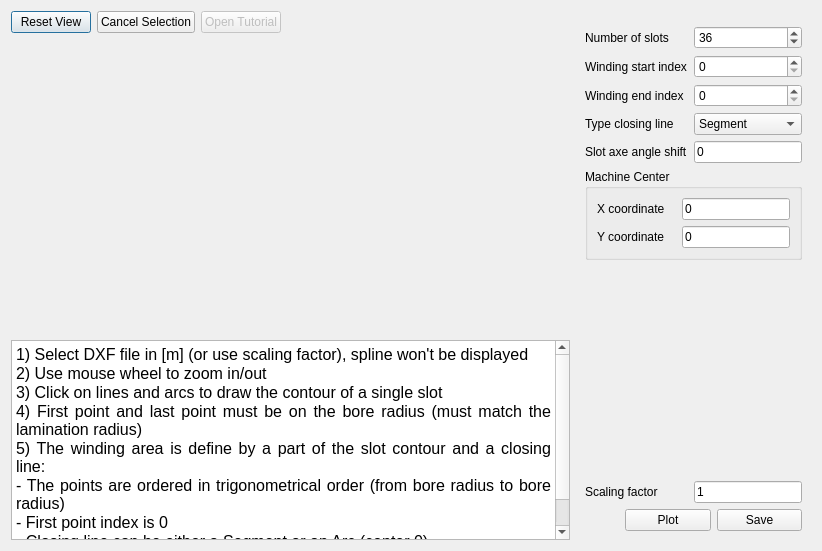
<?xml version="1.0" encoding="UTF-8"?>
<ui version="4.0">
 <class>DXF_Slot</class>
 <widget class="QDialog" name="DXF_Slot">
  <property name="geometry">
   <rect>
    <x>0</x>
    <y>0</y>
    <width>822</width>
    <height>551</height>
   </rect>
  </property>
  <property name="windowTitle">
   <string>Define Slot from DXF</string>
  </property>
  <property name="windowIcon">
   <iconset resource="../Resources/pyleecan.qrc">
    <normaloff>:/images/images/icon/pyleecan_64.png</normaloff>:/images/images/icon/pyleecan_64.png</iconset>
  </property>
  <layout class="QGridLayout" name="gridLayout_3">
   <item row="0" column="0">
    <layout class="QHBoxLayout" name="horizontalLayout">
     <item>
      <widget class="QPushButton" name="b_reset">
       <property name="text">
        <string>Reset View</string>
       </property>
      </widget>
     </item>
     <item>
      <widget class="QPushButton" name="b_cancel">
       <property name="text">
        <string>Cancel Selection</string>
       </property>
      </widget>
     </item>
     <item>
      <widget class="QPushButton" name="b_tuto">
       <property name="enabled">
        <bool>false</bool>
       </property>
       <property name="text">
        <string>Open Tutorial</string>
       </property>
      </widget>
     </item>
     <item>
      <spacer name="horizontalSpacer_2">
       <property name="orientation">
        <enum>Qt::Horizontal</enum>
       </property>
       <property name="sizeHint" stdset="0">
        <size>
         <width>40</width>
         <height>20</height>
        </size>
       </property>
      </spacer>
     </item>
    </layout>
   </item>
   <item row="0" column="1" rowspan="3">
    <widget class="QWidget" name="widget" native="true">
     <property name="maximumSize">
      <size>
       <width>400</width>
       <height>16777215</height>
      </size>
     </property>
     <layout class="QVBoxLayout" name="verticalLayout">
      <item>
       <widget class="WPathSelector" name="w_path_selector" native="true">
        <property name="sizePolicy">
         <sizepolicy hsizetype="Fixed" vsizetype="Preferred">
          <horstretch>0</horstretch>
          <verstretch>0</verstretch>
         </sizepolicy>
        </property>
       </widget>
      </item>
      <item>
       <layout class="QGridLayout" name="gridLayout">
        <item row="0" column="0">
         <widget class="QLabel" name="in_Zs">
          <property name="text">
           <string>Number of slots</string>
          </property>
         </widget>
        </item>
        <item row="0" column="1">
         <widget class="QSpinBox" name="si_Zs">
          <property name="sizePolicy">
           <sizepolicy hsizetype="Preferred" vsizetype="Preferred">
            <horstretch>0</horstretch>
            <verstretch>0</verstretch>
           </sizepolicy>
          </property>
          <property name="minimum">
           <number>1</number>
          </property>
          <property name="maximum">
           <number>1000</number>
          </property>
          <property name="singleStep">
           <number>0</number>
          </property>
          <property name="value">
           <number>36</number>
          </property>
         </widget>
        </item>
        <item row="1" column="0">
         <widget class="QLabel" name="in_wind_begin_index">
          <property name="text">
           <string>Winding start index</string>
          </property>
         </widget>
        </item>
        <item row="1" column="1">
         <widget class="QSpinBox" name="si_wind_begin_index"/>
        </item>
        <item row="2" column="0">
         <widget class="QLabel" name="in_wind_end_index">
          <property name="text">
           <string>Winding end index</string>
          </property>
         </widget>
        </item>
        <item row="2" column="1">
         <widget class="QSpinBox" name="si_wind_end_index"/>
        </item>
        <item row="3" column="0">
         <widget class="QLabel" name="in_type_line">
          <property name="text">
           <string>Type closing line</string>
          </property>
         </widget>
        </item>
        <item row="3" column="1">
         <widget class="QComboBox" name="c_type_line">
          <item>
           <property name="text">
            <string>Segment</string>
           </property>
          </item>
          <item>
           <property name="text">
            <string>Arc1</string>
           </property>
          </item>
         </widget>
        </item>
        <item row="4" column="0">
         <widget class="QLabel" name="in_axe_angle">
          <property name="text">
           <string>Slot axe angle shift</string>
          </property>
         </widget>
        </item>
        <item row="4" column="1">
         <widget class="FloatEdit" name="lf_axe_angle">
          <property name="sizePolicy">
           <sizepolicy hsizetype="Minimum" vsizetype="Fixed">
            <horstretch>0</horstretch>
            <verstretch>0</verstretch>
           </sizepolicy>
          </property>
          <property name="text">
           <string>0</string>
          </property>
         </widget>
        </item>
       </layout>
      </item>
      <item>
       <widget class="QGroupBox" name="g_center">
        <property name="title">
         <string>Machine Center</string>
        </property>
        <layout class="QGridLayout" name="gridLayout_2">
         <item row="0" column="0">
          <widget class="QLabel" name="in_coord_center_X">
           <property name="text">
            <string>X coordinate</string>
           </property>
          </widget>
         </item>
         <item row="0" column="1">
          <widget class="FloatEdit" name="lf_center_x">
           <property name="sizePolicy">
            <sizepolicy hsizetype="Fixed" vsizetype="Fixed">
             <horstretch>0</horstretch>
             <verstretch>0</verstretch>
            </sizepolicy>
           </property>
           <property name="text">
            <string>0</string>
           </property>
          </widget>
         </item>
         <item row="1" column="0">
          <widget class="QLabel" name="in_coord_center_Y">
           <property name="text">
            <string>Y coordinate</string>
           </property>
          </widget>
         </item>
         <item row="1" column="1">
          <widget class="FloatEdit" name="lf_center_y">
           <property name="enabled">
            <bool>true</bool>
           </property>
           <property name="sizePolicy">
            <sizepolicy hsizetype="Fixed" vsizetype="Fixed">
             <horstretch>0</horstretch>
             <verstretch>0</verstretch>
            </sizepolicy>
           </property>
           <property name="maximumSize">
            <size>
             <width>16777215</width>
             <height>16777215</height>
            </size>
           </property>
           <property name="text">
            <string>0</string>
           </property>
          </widget>
         </item>
        </layout>
       </widget>
      </item>
      <item>
       <spacer name="verticalSpacer">
        <property name="orientation">
         <enum>Qt::Vertical</enum>
        </property>
        <property name="sizeHint" stdset="0">
         <size>
          <width>20</width>
          <height>40</height>
         </size>
        </property>
       </spacer>
      </item>
      <item>
       <layout class="QHBoxLayout" name="horizontalLayout_4">
        <item>
         <widget class="QLabel" name="in_scaling">
          <property name="text">
           <string>Scaling factor</string>
          </property>
         </widget>
        </item>
        <item>
         <widget class="FloatEdit" name="lf_scaling">
          <property name="sizePolicy">
           <sizepolicy hsizetype="Fixed" vsizetype="Fixed">
            <horstretch>0</horstretch>
            <verstretch>0</verstretch>
           </sizepolicy>
          </property>
          <property name="text">
           <string>1</string>
          </property>
         </widget>
        </item>
       </layout>
      </item>
      <item>
       <layout class="QHBoxLayout" name="horizontalLayout_2">
        <property name="sizeConstraint">
         <enum>QLayout::SetFixedSize</enum>
        </property>
        <item>
         <spacer name="horizontalSpacer">
          <property name="orientation">
           <enum>Qt::Horizontal</enum>
          </property>
          <property name="sizeType">
           <enum>QSizePolicy::Fixed</enum>
          </property>
          <property name="sizeHint" stdset="0">
           <size>
            <width>40</width>
            <height>20</height>
           </size>
          </property>
         </spacer>
        </item>
        <item>
         <widget class="QPushButton" name="b_plot">
          <property name="text">
           <string>Plot</string>
          </property>
         </widget>
        </item>
        <item>
         <widget class="QPushButton" name="b_save">
          <property name="text">
           <string>Save</string>
          </property>
         </widget>
        </item>
       </layout>
      </item>
     </layout>
    </widget>
   </item>
   <item row="1" column="0">
    <layout class="QVBoxLayout" name="w_viewer">
     <item>
      <spacer name="verticalSpacer_2">
       <property name="orientation">
        <enum>Qt::Vertical</enum>
       </property>
       <property name="sizeHint" stdset="0">
        <size>
         <width>20</width>
         <height>40</height>
        </size>
       </property>
      </spacer>
     </item>
    </layout>
   </item>
   <item row="2" column="0">
    <widget class="QTextBrowser" name="textBrowser">
     <property name="maximumSize">
      <size>
       <width>16777215</width>
       <height>200</height>
      </size>
     </property>
     <property name="html">
      <string>&lt;!DOCTYPE HTML PUBLIC &quot;-//W3C//DTD HTML 4.0//EN&quot; &quot;http://www.w3.org/TR/REC-html40/strict.dtd&quot;&gt;
&lt;html&gt;&lt;head&gt;&lt;meta name=&quot;qrichtext&quot; content=&quot;1&quot; /&gt;&lt;style type=&quot;text/css&quot;&gt;
p, li { white-space: pre-wrap; }
&lt;/style&gt;&lt;/head&gt;&lt;body style=&quot; font-family:'MS Shell Dlg 2'; font-size:7.8pt; font-weight:400; font-style:normal;&quot;&gt;
&lt;p align=&quot;justify&quot; style=&quot; margin-top:0px; margin-bottom:0px; margin-left:0px; margin-right:0px; -qt-block-indent:0; text-indent:0px;&quot;&gt;&lt;span style=&quot; font-family:'MS Shell Dlg 2'; font-size:12pt;&quot;&gt;1) Select DXF file in [m] (or use scaling factor), spline won't be displayed&lt;/span&gt;&lt;/p&gt;
&lt;p align=&quot;justify&quot; style=&quot; margin-top:0px; margin-bottom:0px; margin-left:0px; margin-right:0px; -qt-block-indent:0; text-indent:0px;&quot;&gt;&lt;span style=&quot; font-family:'MS Shell Dlg 2'; font-size:12pt;&quot;&gt;2) Use mouse wheel to zoom in/out&lt;/span&gt;&lt;/p&gt;
&lt;p align=&quot;justify&quot; style=&quot; margin-top:0px; margin-bottom:0px; margin-left:0px; margin-right:0px; -qt-block-indent:0; text-indent:0px;&quot;&gt;&lt;span style=&quot; font-family:'MS Shell Dlg 2'; font-size:12pt;&quot;&gt;3) Click on lines and arcs to draw the contour of a single slot&lt;/span&gt;&lt;/p&gt;
&lt;p align=&quot;justify&quot; style=&quot; margin-top:0px; margin-bottom:0px; margin-left:0px; margin-right:0px; -qt-block-indent:0; text-indent:0px;&quot;&gt;&lt;span style=&quot; font-family:'MS Shell Dlg 2'; font-size:12pt;&quot;&gt;4) First point and last point must be on the bore radius (must match the lamination radius)&lt;/span&gt;&lt;/p&gt;
&lt;p align=&quot;justify&quot; style=&quot; margin-top:0px; margin-bottom:0px; margin-left:0px; margin-right:0px; -qt-block-indent:0; text-indent:0px;&quot;&gt;&lt;span style=&quot; font-family:'MS Shell Dlg 2'; font-size:12pt;&quot;&gt;5) The winding area is define by a part of the slot contour and a closing line:&lt;/span&gt;&lt;/p&gt;
&lt;p align=&quot;justify&quot; style=&quot; margin-top:0px; margin-bottom:0px; margin-left:0px; margin-right:0px; -qt-block-indent:0; text-indent:0px;&quot;&gt;&lt;span style=&quot; font-family:'MS Shell Dlg 2'; font-size:12pt;&quot;&gt;- The points are ordered in trigonometrical order (from bore radius to bore radius)&lt;/span&gt;&lt;/p&gt;
&lt;p align=&quot;justify&quot; style=&quot; margin-top:0px; margin-bottom:0px; margin-left:0px; margin-right:0px; -qt-block-indent:0; text-indent:0px;&quot;&gt;&lt;span style=&quot; font-family:'MS Shell Dlg 2'; font-size:12pt;&quot;&gt;- First point index is 0&lt;/span&gt;&lt;/p&gt;
&lt;p align=&quot;justify&quot; style=&quot; margin-top:0px; margin-bottom:0px; margin-left:0px; margin-right:0px; -qt-block-indent:0; text-indent:0px;&quot;&gt;&lt;span style=&quot; font-family:'MS Shell Dlg 2'; font-size:12pt;&quot;&gt;- Closing line can be either a Segment or an Arc (center 0)&lt;/span&gt;&lt;/p&gt;
&lt;p align=&quot;justify&quot; style=&quot; margin-top:0px; margin-bottom:0px; margin-left:0px; margin-right:0px; -qt-block-indent:0; text-indent:0px;&quot;&gt;&lt;span style=&quot; font-family:'MS Shell Dlg 2'; font-size:12pt;&quot;&gt;6) Plot to check and save&lt;/span&gt;&lt;/p&gt;&lt;/body&gt;&lt;/html&gt;</string>
     </property>
    </widget>
   </item>
  </layout>
 </widget>
 <customwidgets>
  <customwidget>
   <class>FloatEdit</class>
   <extends>QLineEdit</extends>
   <header>...GUI/Tools/FloatEdit</header>
  </customwidget>
  <customwidget>
   <class>WPathSelector</class>
   <extends>QWidget</extends>
   <header>...GUI.Tools.WPathSelector.WPathSelector</header>
   <container>1</container>
  </customwidget>
 </customwidgets>
 <resources>
  <include location="../Resources/pyleecan.qrc"/>
 </resources>
 <connections/>
</ui>
